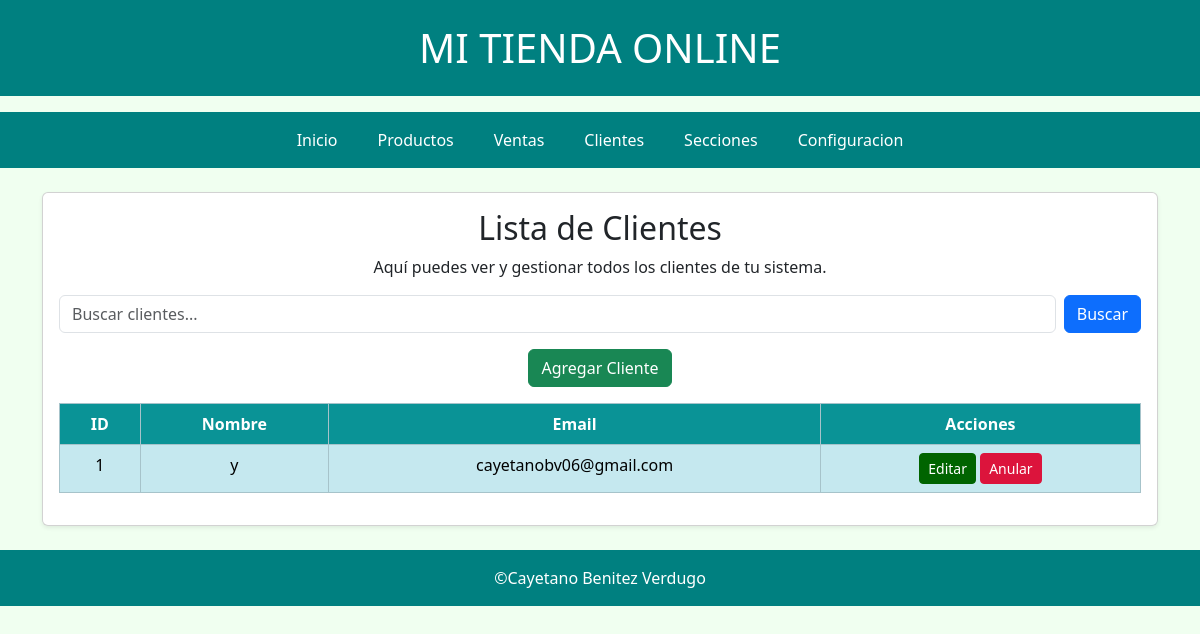
/clientes/, run on the app's committed database.
### clientes/models.py (models this page shows, shortened)
class Cliente(models.Model):
    nombre = models.CharField(max_length=100)
    email = models.EmailField()
    activo = models.BooleanField(default=True)

### clientes/views.py (the view)
# urls.py: path('clientes/', views.lista_clientes, name='clientes'),
def lista_clientes(request):
    clientes = Cliente.objects.filter(activo=True) #Si el producto está activo que lo muestre
    query = request.GET.get('cliente', '')  # Esto lo que hace que obtenga el campo de la request cliente si no hay que devuelva una cadena vacía para que no de error
    if query:
        clientes = Cliente.objects.filter(
            nombre__icontains=query
        ) | Cliente.objects.filter(
            email__icontains=query
        )
    return render(request, "clientes/clientes.html", {"clientes": clientes})

### clientes/templates/clientes/clientes.html (shortened to what this page needs)
{% extends "base.html" %}
{% block content %}
<h2>Lista de Clientes</h2>
<p>Aquí puedes ver y gestionar todos los clientes de tu sistema.</p>
<form method="get" class="mb-3 d-flex">
  <input type="text" name="cliente" value="{{ query }}" class="form-control me-2" placeholder="Buscar clientes...">
  <button type="submit" class="btn btn-primary">Buscar</button>
</form>
<div class="mb-3">
  <a href="{% url 'nuevo_cliente' %}" class="btn btn-success">Agregar Cliente</a>
</div>
<div class="table-responsive">
  <table class="table table-info table-striped table-bordered text-center">
    <thead>
      <tr>
        <th>ID</th>
        <th>Nombre</th>
        <th>Email</th>
        <th>Acciones</th>
      </tr>
    </thead>
    <tbody>
      {% for c in clientes %}
      <tr>
        <td>{{ c.id }}</td>
        <td>{{ c.nombre }}</td>
        <td>{{ c.email }}</td>
        <td>
          <a href="{% url 'editar_cliente' c.id %}" class="btn btn-primary btn-sm">Editar</a>
          <a href="{% url 'anular_cliente' c.id %}" class="btn btn-danger btn-sm">Anular</a>
        </td>
      </tr>
      {% empty %}
      <tr>
        <td colspan="4">No hay clientes disponibles</td>
      </tr>
      {% endfor %}
    </tbody>
  </table>
</div>
{% endblock %}

### static/css/custom.css (style rules this page uses)
body { background-color: #f0fff0; color: #21312a; }
.table:not(.table-dark) thead th { background-color: #0a9396; color: #ffffff; }
.table:not(.table-dark) tbody tr { background-color: rgba(255,255,255,0.9); }
.table .btn-primary { background-color: #006400; border-color: #006400; color: #ffffff !important; }
.table .btn-danger { background-color: #dc143c; border-color: #dc143c; color: #ffffff !important; }
.btn { color: #ffffff !important; }

### data on the page
Cliente: id "1", nombre "y", email "cayetanobv06@gmail.com"
